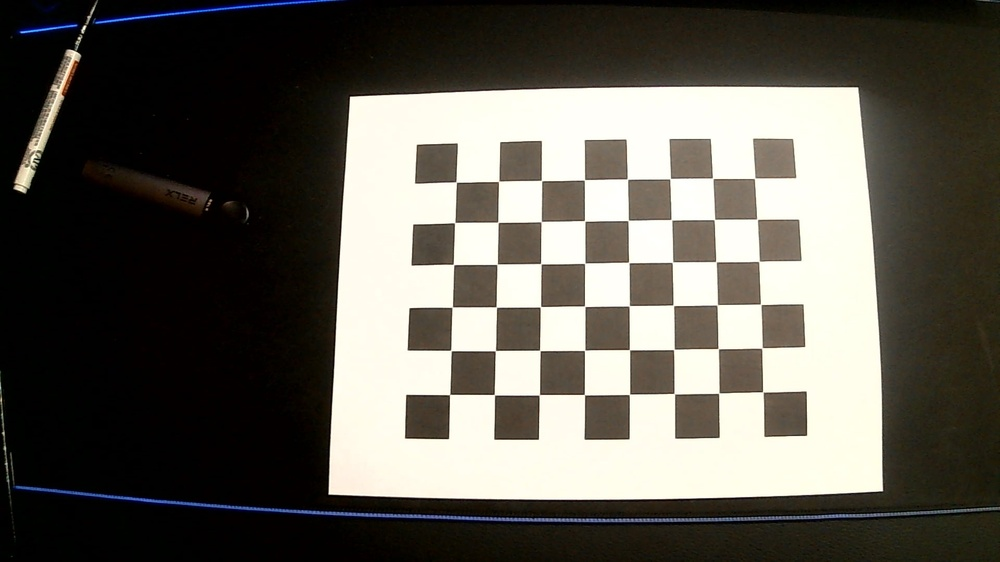
#> input picture calibration_images/WIN_20241204_22_53_59_Pro.jpg, 1000 x 562 px, shrunk from 1920 x 1080 before the run; its folder holds only this picture in this run
$ python camera_calibration.py
#> lines starting #> are read from the running program, lines starting #| are printed output that depends on the picture; after the words box and inside, x2 and y2 are one past the last pixel; in counts of white or black regions, pixels touching at a corner belong together; long printed decimals are rounded
import cv2
import numpy as np
import glob

chessboard_size = (8, 6)  # Number of inner corners per chessboard row and column
square_size = 25  # mm

# Prepare object points, like (0,0,0), (1,0,0), (2,0,0), ....,(8,5,8)
objp = np.zeros((chessboard_size[0] * chessboard_size[1], 3), np.float32)
objp[:, :2] = np.mgrid[0:chessboard_size[0], 0:chessboard_size[1]].T.reshape(-1, 2)
objp = objp * square_size

# Arrays to store object points and image points from all the images
objpoints = []  # 3d points in real-world space
imgpoints = []  # 2d points in image plane

# Load all images from the calibration_images folder
images = glob.glob('calibration_images/*.jpg')

for fname in images:
    img = cv2.imread(fname)
#> img is the input picture: shape (562, 1000, 3); mean B, G, R 84.9, 92.7, 95.8
    gray = cv2.cvtColor(img, cv2.COLOR_BGR2GRAY)

    # Find the chessboard corners
    ret, corners = cv2.findChessboardCorners(gray, chessboard_size, None)
#> ret = True; corners = 48 rows, first 8: [456.1, 182], [498.6, 181.3], [541.5, 180.5], [584.4, 179.9], [627.4, 179.1], [670.1, 178.6], [712.7, 178.3], [754.6, 178.3]

    # If found, add object points and image points (after refining them)
    if ret:
        objpoints.append(objp)

        corners2 = cv2.cornerSubPix(gray, corners, (11, 11), (-1, -1),
                                    criteria=(cv2.TERM_CRITERIA_EPS + cv2.TERM_CRITERIA_MAX_ITER, 30, 0.001))
#> corners2 = 48 rows, first 8: [456.3, 182.1], [498.7, 181.4], [541.5, 180.5], [584.4, 179.8], [627.4, 179.1], [670.1, 178.6], [712.6, 178.3], [754.6, 178.3]
        imgpoints.append(corners2)

        # Draw and display the corners
        img = cv2.drawChessboardCorners(img, chessboard_size, corners2, ret)
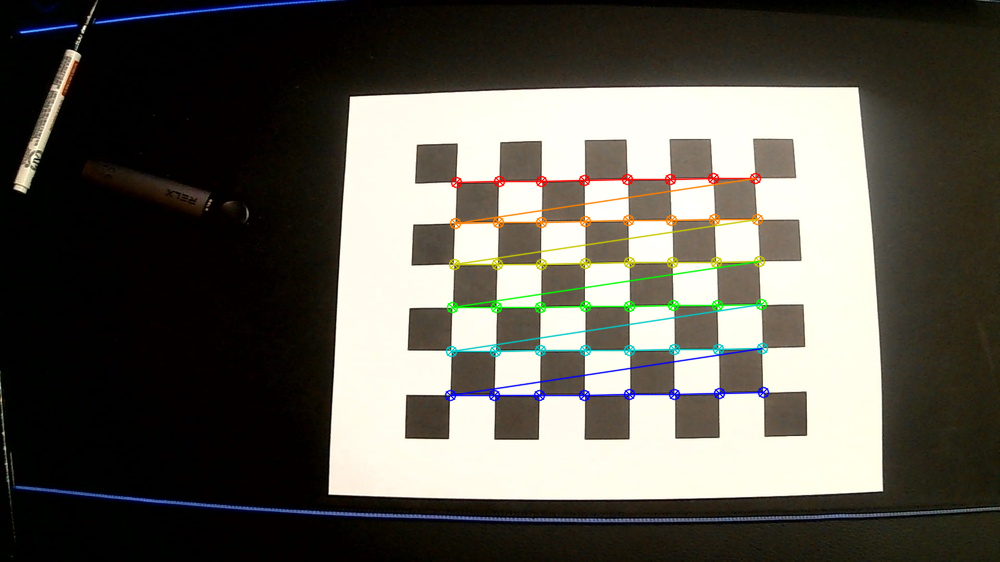
#> img: shape (562, 1000, 3); 2.47% of pixels changed, all inside (x1, y1, x2, y2) = (444, 172, 770, 402)
        cv2.imshow('Chessboard Corners', img)
        cv2.waitKey(100)

cv2.destroyAllWindows()

# Calibrate the camera
ret, camera_matrix, dist_coeffs, rvecs, tvecs = cv2.calibrateCamera(objpoints, imgpoints, gray.shape[::-1], None, None)
#> ret = 0.612; camera_matrix = [[10867.9, 0, 476.5], [0, 7079.6, 271.9], [0, 0, 1]]; dist_coeffs = [[-16.16, -4572, 0.627, -0.134, -7.96]]; rvecs = ([-0.0429, 0.839, -0.00543],); tvecs = ([-8.18, -54.06, 4168.7],)

print("Camera matrix:")
print(camera_matrix)
#| [[1.08679313e+04 0.00000000e+00 4.76507297e+02]
#|  [0.00000000e+00 7.07962335e+03 2.71922487e+02]
#|  [0.00000000e+00 0.00000000e+00 1.00000000e+00]]
print("\nDistortion coefficients:")
print(dist_coeffs)
#| [[-1.61625185e+01 -4.57199259e+03  6.27319700e-01 -1.33529822e-01
#|   -7.96350276e+00]]

# Saving the calibration results for future use
np.savez("calibration_data.npz", camera_matrix=camera_matrix, dist_coeffs=dist_coeffs)


# Calculate the re-projection error
total_error = 0
for i in range(len(objpoints)):
    imgpoints2, _ = cv2.projectPoints(objpoints[i], rvecs[i], tvecs[i], camera_matrix, dist_coeffs)
    error = cv2.norm(imgpoints[i], imgpoints2, cv2.NORM_L2) / len(imgpoints2)
    total_error += error
#> this loop made 1 pass
#> (error, total_error) on pass 1: (0.0883, 0.0883)
#> after the loop, total_error = 0.0883

mean_error = total_error / len(objpoints)
#> mean_error = 0.0883
print(f"Total re-projection error: {mean_error}")
#| Total re-projection error: 0.08827


# [16 lines of commented-out code are left out]

$ run again, on calibration_images/WIN_20241204_22_54_24_Pro.jpg
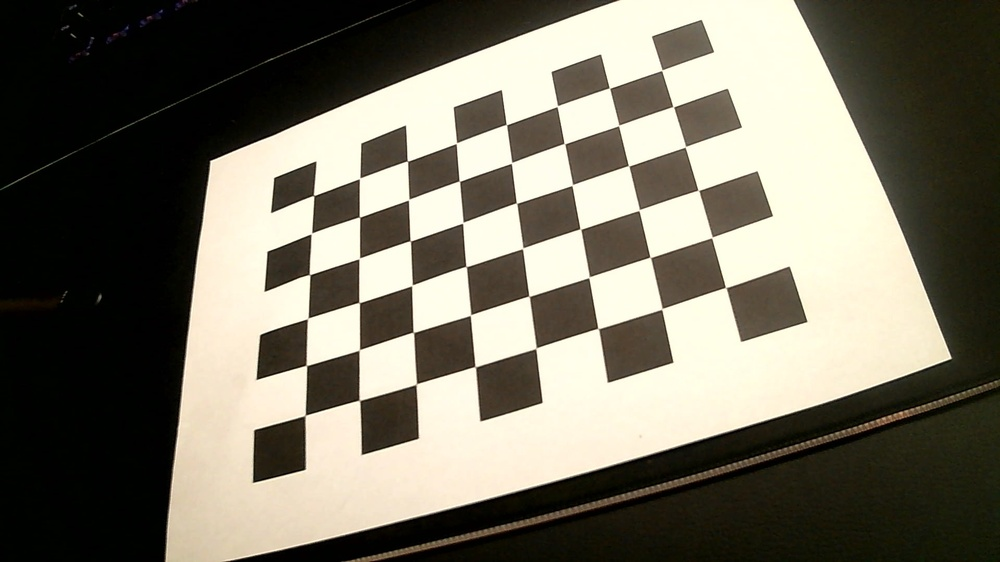
#> input picture calibration_images/WIN_20241204_22_54_24_Pro.jpg, 1000 x 562 px, shrunk from 1920 x 1080 before the run
#> img is the input picture: shape (562, 1000, 3); mean B, G, R 99.8, 113.9, 118
#> `gray = cv2.cvtColor(img, cv2.COLOR_BGR2GRAY)`:
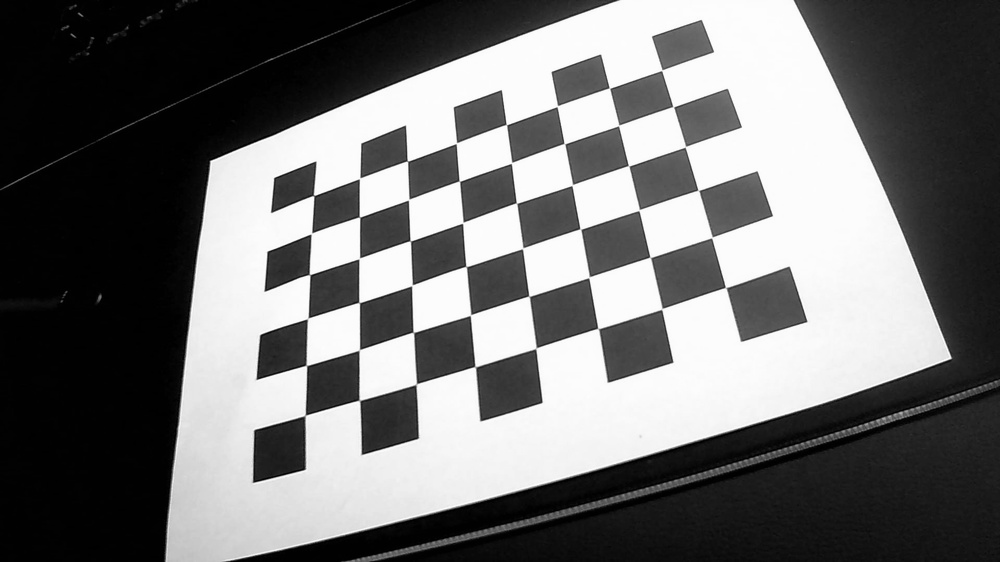
#> gray: shape (562, 1000); min 0, max 254, mean 113.5
#> `ret, corners = cv2.findChessboardCorners(gray, chessboard_size, None)`: ret = True; corners = 48 rows, first 8: [313.6, 195.5], [359.6, 178.3], [407.5, 161.2], [456.3, 143.3], [506.4, 124.6], [557.3, 106.3], [609.5, 88.15], [661.7, 70.38]
#> corners2 = 48 rows, first 8: [313.6, 195.5], [359.6, 178.3], [407.4, 161.1], [456.4, 143.2], [506.4, 124.6], [557.3, 106.2], [609.5, 88.12], [661.8, 70.27]
#> `img = cv2.drawChessboardCorners(img, chessboard_size, corners2, ret)`:
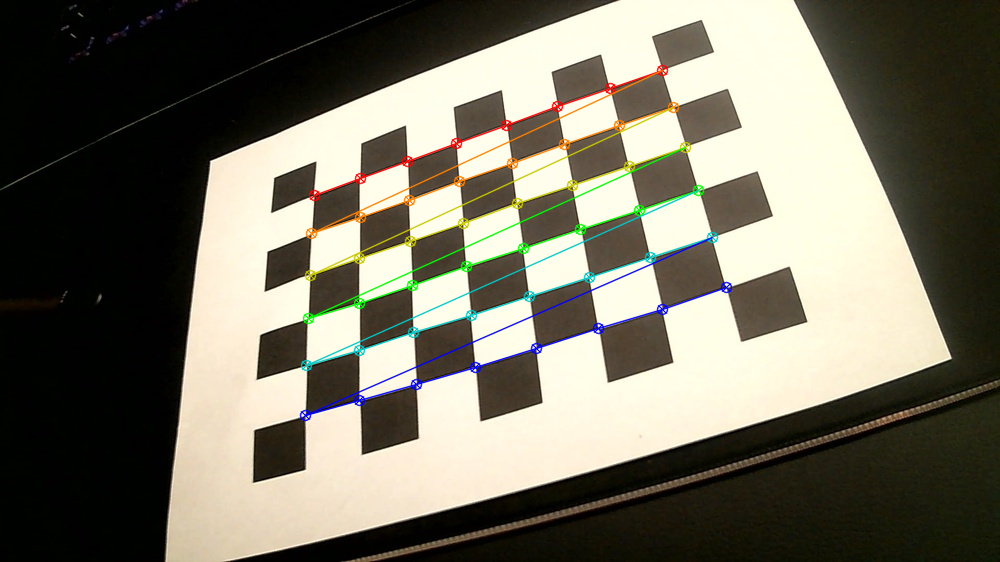
#> img: shape (562, 1000, 3); 2.91% of pixels changed, all inside (x1, y1, x2, y2) = (299, 64, 733, 422)
#> `ret, camera_matrix, dist_coeffs, rvecs, tvecs = cv2.calibrateCamera(ob..`: ret = 0.385; camera_matrix = [[972.7, 0, 536.1], [0, 943.1, 296.1], [0, 0, 1]]; dist_coeffs = [[-0.827, 13.2, -0.0183, -0.026, -95.62]]; rvecs = ([-0.617, 0.339, -0.223],); tvecs = ([-105.2, -49.02, 458.9],)
#| [[972.675   0.         536.142]
#|  [  0.         943.076 296.090]
#|  [  0.           0.           1.        ]]
#| [[-8.27229120e-01  1.32036813e+01 -1.82523390e-02 -2.59506522e-02
#|   -9.56202352e+01]]
#> the loop `for i in range(len(objpoints)):` made 1 pass
#> (error, total_error) on pass 1: (0.0555, 0.0555)
#> after the loop `for i in range(len(objpoints)):`: total_error = 0.0555
#| Total re-projection error: 0.05553

$ run again, on calibration_images/WIN_20241204_22_54_28_Pro.jpg
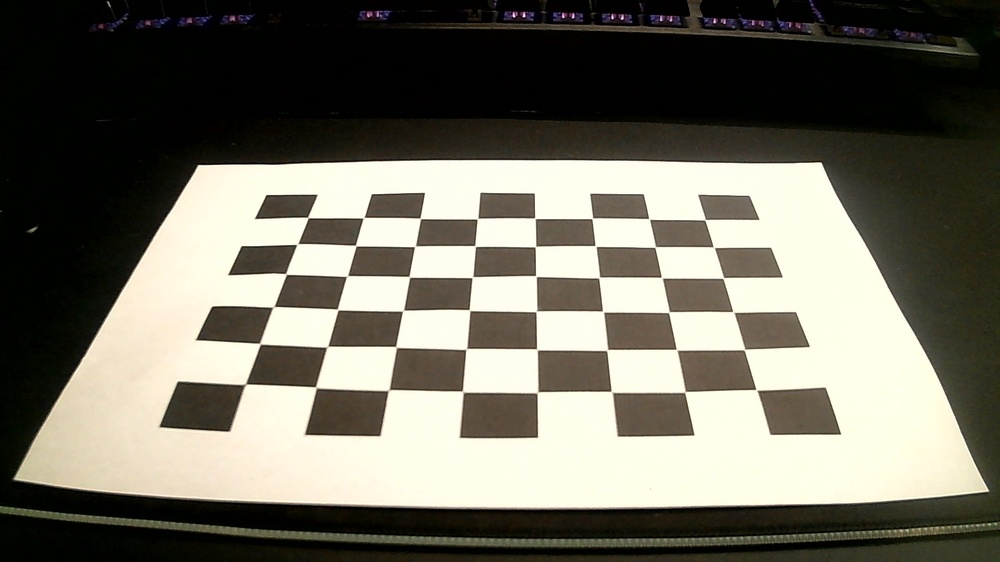
#> input picture calibration_images/WIN_20241204_22_54_28_Pro.jpg, 1000 x 562 px, shrunk from 1920 x 1080 before the run
#> img is the input picture: shape (562, 1000, 3); mean B, G, R 98.7, 110.4, 113.3
#> `gray = cv2.cvtColor(img, cv2.COLOR_BGR2GRAY)`:
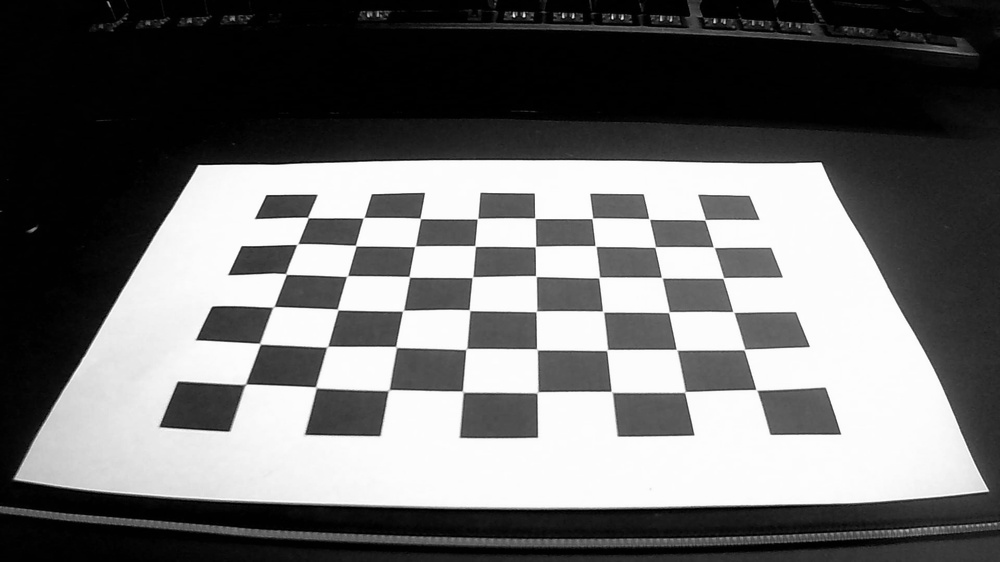
#> gray: shape (562, 1000); min 0, max 254, mean 109.9
#> `ret, corners = cv2.findChessboardCorners(gray, chessboard_size, None)`: ret = True; corners = 48 rows, first 8: [308, 217.6], [363.5, 217.8], [420.3, 218.4], [477.3, 218.8], [534.8, 218.1], [592.2, 218.4], [649.3, 219.1], [704.8, 220]
#> corners2 = 48 rows, first 8: [307.9, 217.5], [363.6, 217.7], [420.3, 218.4], [477.5, 218.6], [535, 218.3], [592.3, 218.3], [649.2, 218.9], [705.1, 219.8]
#> `img = cv2.drawChessboardCorners(img, chessboard_size, corners2, ret)`:
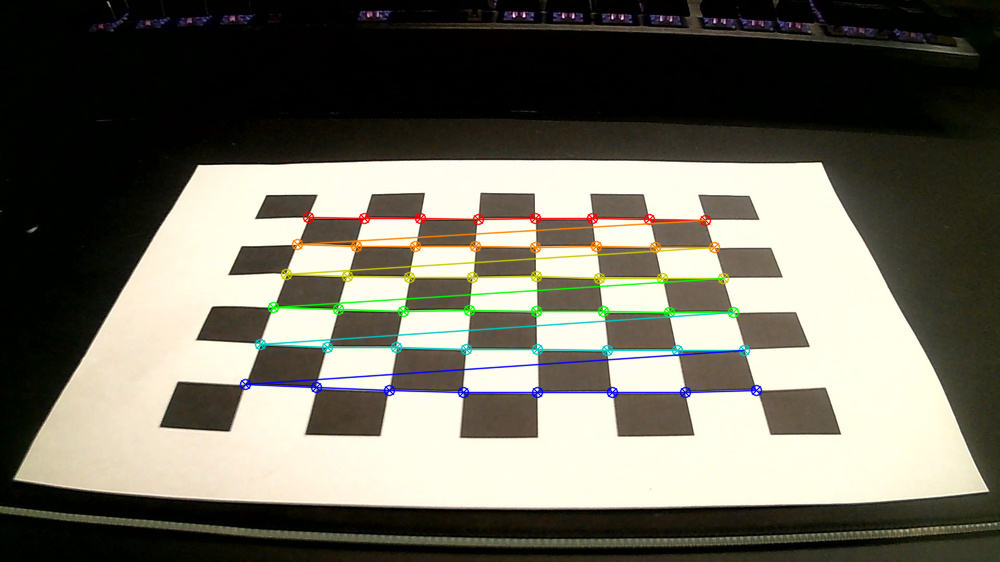
#> img: shape (562, 1000, 3); 3.27% of pixels changed, all inside (x1, y1, x2, y2) = (239, 211, 763, 399)
#> `ret, camera_matrix, dist_coeffs, rvecs, tvecs = cv2.calibrateCamera(ob..`: ret = 0.496; camera_matrix = [[1054.6, 0, 427.9], [0, 1131.2, 289.8], [0, 0, 1]]; dist_coeffs = [[-0.332, -0.764, -0.0244, 0.00365, 4.85]]; rvecs = ([-1.06, 0.0706, 0.0551],); tvecs = ([-53.23, -29.8, 465.8],)
#| [[1.05463270e+03 0.00000000e+00 4.27941712e+02]
#|  [0.00000000e+00 1.13123430e+03 2.89758985e+02]
#|  [0.00000000e+00 0.00000000e+00 1.00000000e+00]]
#| [[-3.31818086e-01 -7.64374474e-01 -2.43669740e-02  3.64906750e-03
#|    4.85114739e+00]]
#> the loop `for i in range(len(objpoints)):` made 1 pass
#> (error, total_error) on pass 1: (0.0716, 0.0716)
#> after the loop `for i in range(len(objpoints)):`: total_error = 0.0716
#| Total re-projection error: 0.07161

$ run again, on calibration_images/WIN_20241204_22_54_33_Pro.jpg
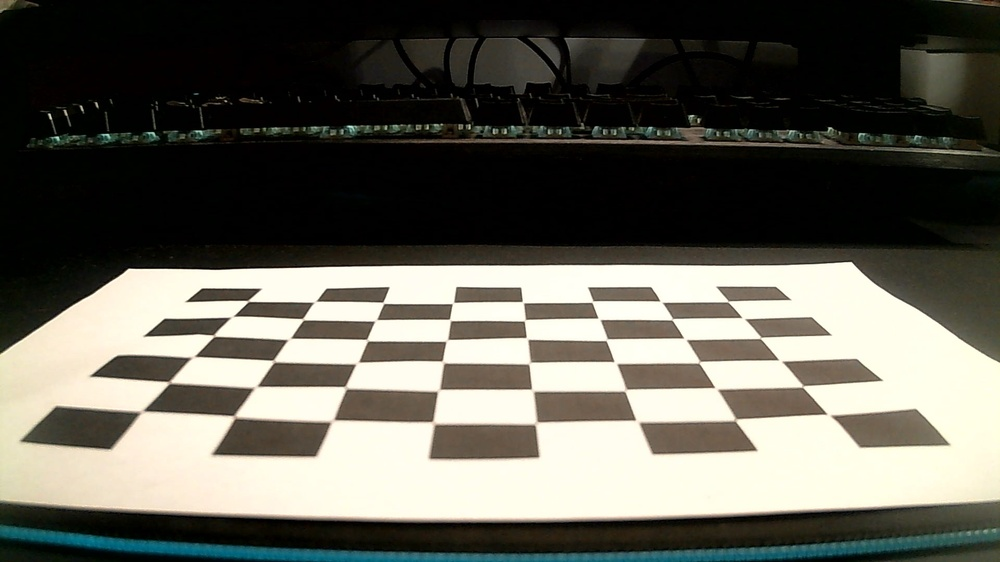
#> input picture calibration_images/WIN_20241204_22_54_33_Pro.jpg, 1000 x 562 px, shrunk from 1920 x 1080 before the run
#> img is the input picture: shape (562, 1000, 3); mean B, G, R 87.7, 97, 98.2
#> `gray = cv2.cvtColor(img, cv2.COLOR_BGR2GRAY)`:
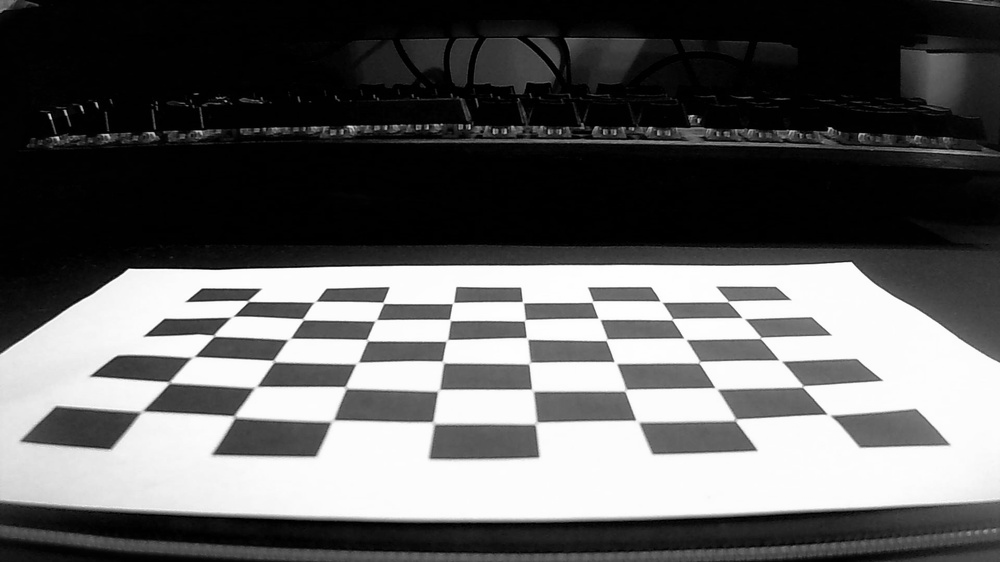
#> gray: shape (562, 1000); min 0, max 254, mean 96.3
#> `ret, corners = cv2.findChessboardCorners(gray, chessboard_size, None)`: ret = True; corners = 48 rows, first 8: [248.1, 301], [316.1, 301], [383, 302.6], [452.8, 303], [522.2, 301.5], [591.8, 302.2], [659.7, 300.8], [727.9, 301.5]
#> corners2 = 48 rows, first 8: [248.3, 300.8], [314.7, 301.7], [383.3, 302.7], [452.9, 303], [522.8, 302.2], [592.4, 301.6], [661.3, 301.6], [728.2, 301.4]
#> `img = cv2.drawChessboardCorners(img, chessboard_size, corners2, ret)`:
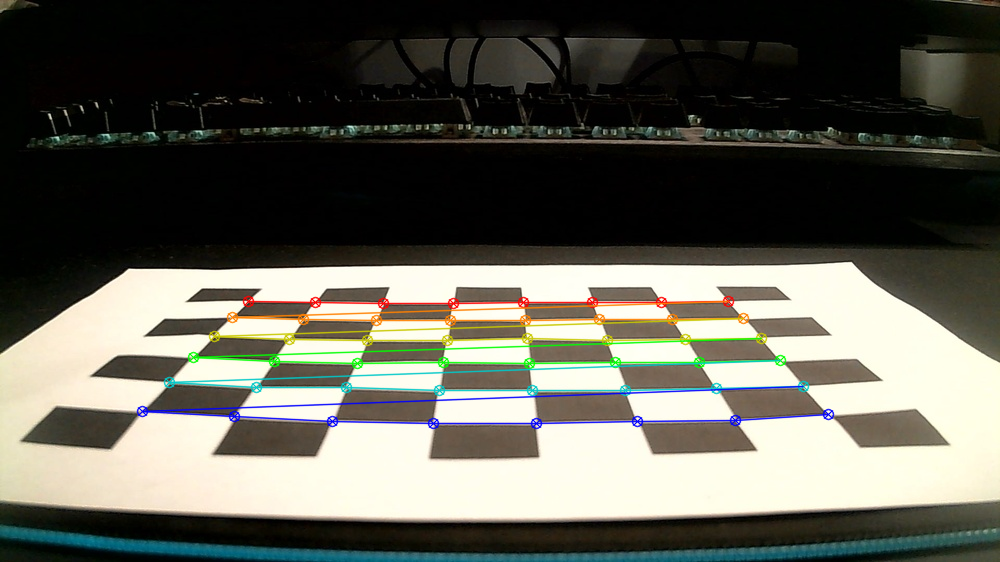
#> img: shape (562, 1000, 3); 3.8% of pixels changed, all inside (x1, y1, x2, y2) = (136, 295, 835, 430)
#> `ret, camera_matrix, dist_coeffs, rvecs, tvecs = cv2.calibrateCamera(ob..`: ret = 2.71; camera_matrix = [[1115, 0, 477.2], [0, 155.3, 175.6], [0, 0, 1]]; dist_coeffs = [[-3.99, 6.82, 0.949, 0.000985, -5.09]]; rvecs = ([-1.16, 0.0181, 0.00965],); tvecs = ([-83.76, 237.6, 506.5],)
#| [[1.11503892e+03 0.00000000e+00 4.77183662e+02]
#|  [0.00000000e+00 1.55343706e+02 1.75594192e+02]
#|  [0.00000000e+00 0.00000000e+00 1.00000000e+00]]
#| [[-3.99372444e+00  6.81597108e+00  9.49267990e-01  9.84958605e-04
#|   -5.09183614e+00]]
#> the loop `for i in range(len(objpoints)):` made 1 pass
#> (error, total_error) on pass 1: (0.391, 0.391)
#> after the loop `for i in range(len(objpoints)):`: total_error = 0.391
#| Total re-projection error: 0.3911
